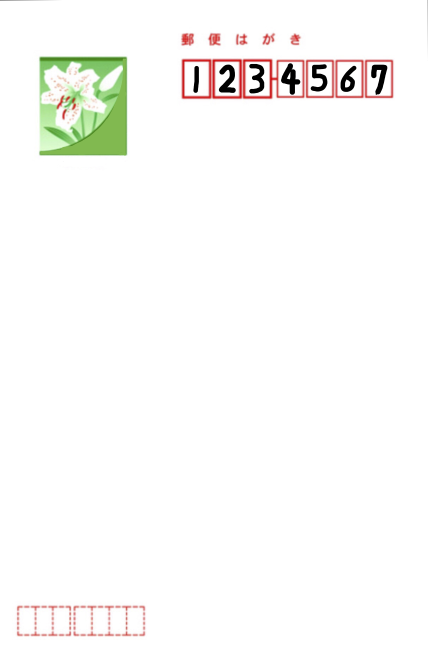
#> input picture src/ch3/4-2_zipno/hagaki1.png, 856 x 1327 px (shown at 1/2 size)
$ python -i detect_zip.py   (imports and definitions only)
#> lines starting #> are read from the running program, lines starting #| are printed output that depends on the picture; after the words box and inside, x2 and y2 are one past the last pixel; in counts of white or black regions, pixels touching at a corner belong together
# %%
import urllib.request as req

# [4 lines not run here, left out]

# %%

import cv2
import matplotlib.pyplot as plt

# ハガキ画像から郵便番号領域を抽出する関数
def detect_zipno(fname):
    # 画像を読み込む
#> called with fname = 'hagaki1.png'
    img = cv2.imread(fname)
#> img is the input picture: shape (1327, 856, 3); mean B, G, R 248.2, 250.1, 250.5
    # 画像のサイズを求める
    h, w = img.shape[:2]
#> h = 1327; w = 856
    # ハガキ画像の右上のみ抽出する --- (*1)
    img = img[0 : h // 2, w // 3 :]
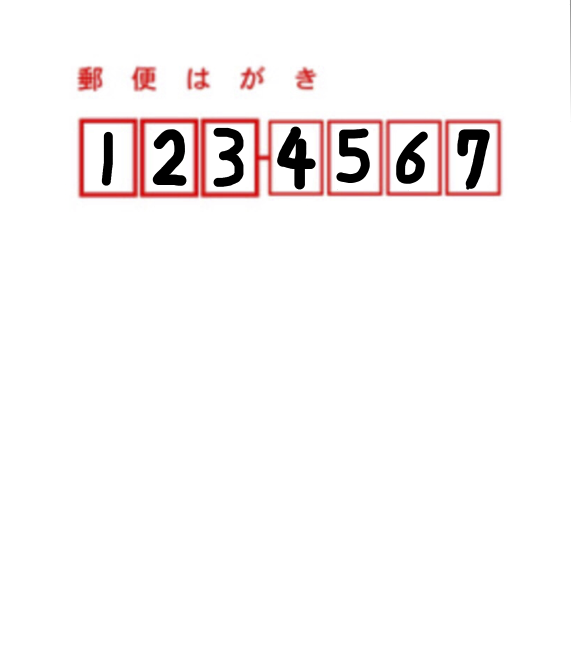
#> img: shape (663, 571, 3); mean B, G, R 245.6, 245.6, 249.3

    # 画像を二値化 --- (*2)
    gray = cv2.cvtColor(img, cv2.COLOR_BGR2GRAY)
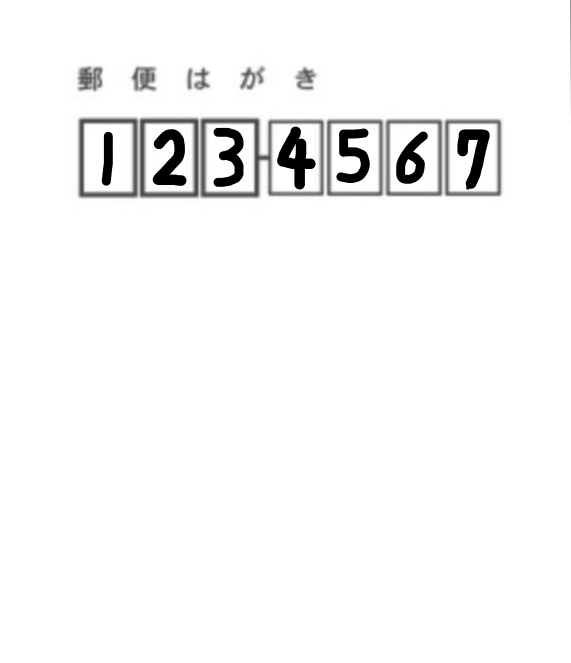
#> gray: shape (663, 571); min 0, max 255, mean 246.7
    gray = cv2.GaussianBlur(gray, (3, 3), 0)
    im2 = cv2.threshold(gray, 140, 255, cv2.THRESH_BINARY_INV)[1]
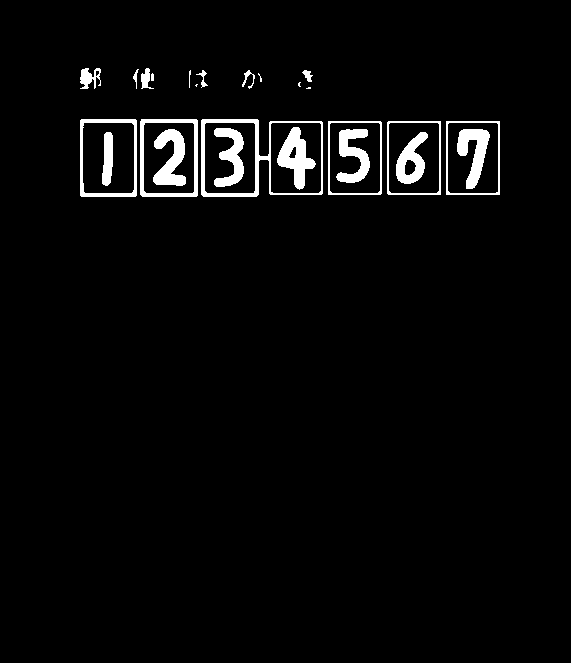
#> im2: shape (663, 571); 3.2% white; 25 white regions (4 under 20 px)

    # 輪郭を抽出 --- (*3)
    # ※ OpenCV3の場合は[1]
    cnts = cv2.findContours(im2, cv2.RETR_LIST, cv2.CHAIN_APPROX_SIMPLE)[0]
#> cnts = 35 contours, 7 with area under 20; largest, box (x1, y1, x2, y2) and area: (201, 119, 323, 197) 8293, (140, 119, 198, 197) 4384, (80, 119, 137, 197) 4310, (446, 121, 500, 195) 3869, (387, 121, 441, 195) 3868

    # 抽出した輪郭を単純なリストに変換--- (*4)
    result = []
    for pt in cnts:
        x, y, w, h = cv2.boundingRect(pt)
        # 大きすぎる小さすぎる領域を除去 --- (*5)
        if not (50 < w < 70):
            continue
        result.append([x, y, w, h])
#> this loop made 35 passes
#> (x, y, w, h) on passes 1 to 12: (404, 159, 13, 17), (288, 146, 9, 13), (396, 132, 32, 52), (102, 132, 11, 54), (457, 129, 33, 60), (336, 129, 34, 54), (153, 129, 33, 57), (214, 128, 30, 59), (277, 127, 39, 63), (447, 122, 52, 72), (388, 122, 52, 72), (329, 122, 52, 72)
#> (pt, x, y, w, h) on pass 17: ([[446, 121], [446, 194], [499, 194], [499, 121]], 446, 121, 54, 74)
#> after the loop, result = [[447, 122, 52, 72], [388, 122, 52, 72], [329, 122, 52, 72], [270, 122, 52, 72], [204, 122, 52, 72], [143, 122, 52, 72], [82, 122, 53, 72], [446, 121, 54, 74], [387, 121, 54, 74], [328, 121, 54, 74], [140, 119, 58, 78], [80, 119, 57, 78]]
    # 抽出した輪郭が左側から並ぶようソート --- (*6)
    result = sorted(result, key=lambda x: x[0])
#> result = [[80, 119, 57, 78], [82, 122, 53, 72], [140, 119, 58, 78], [143, 122, 52, 72], [204, 122, 52, 72], [270, 122, 52, 72], [328, 121, 54, 74], [329, 122, 52, 72], [387, 121, 54, 74], [388, 122, 52, 72], [446, 121, 54, 74], [447, 122, 52, 72]]
    # 抽出した輪郭が近すぎるものを除去 --- (*7)
    result2 = []
    lastx = -100
    for x, y, w, h in result:
        if (x - lastx) < 10:
            continue
        result2.append([x, y, w, h])
        lastx = x
#> this loop made 12 passes
#> (x, y, w, h, lastx) on passes 1, 3, 5, 6, 7, 9, 11: (80, 119, 57, 78, 80), (140, 119, 58, 78, 140), (204, 122, 52, 72, 204), (270, 122, 52, 72, 270), (328, 121, 54, 74, 328), (387, 121, 54, 74, 387), (446, 121, 54, 74, 446)
#> after the loop, result2 = [[80, 119, 57, 78], [140, 119, 58, 78], [204, 122, 52, 72], [270, 122, 52, 72], [328, 121, 54, 74], [387, 121, 54, 74], [446, 121, 54, 74]]
    # 緑色の枠を描画 --- (*8)
    for x, y, w, h in result2:
        cv2.rectangle(img, (x, y), (x + w, y + h), (0, 255, 0), 3)
#> this loop made 7 passes
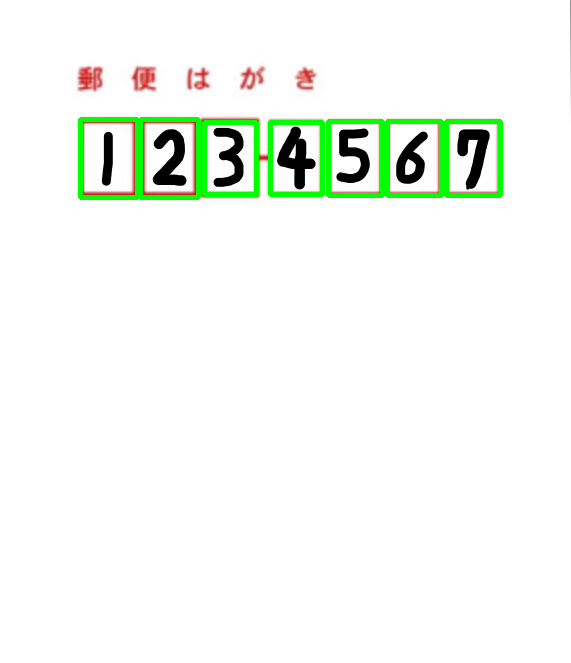
#> img: shape (663, 571, 3); 2.32% of pixels changed, all inside (x1, y1, x2, y2) = (78, 117, 503, 200)
    return result2, img

    # if __name__ == '__main__':
    # ハガキ画像を指定して領域を抽出
    cnts, img = detect_zipno("hagaki1.png")

    # 画面に抽出結果を描画
    plt.imshow(cv2.cvtColor(img, cv2.COLOR_BGR2RGB))
    plt.savefig("detect-zip.png", dpi=200)
    plt.show()


# %%
# predict_zip.py

# from detect_zip import *
import matplotlib.pyplot as plt

from sklearn.externals import joblib

# 学習済み手書き数字のデータを読込
# [1 line not run here, left out]

# 画像から領域を読み込む
cnts, img = detect_zipno("hagaki1.png")
#> cnts has the same summary as result2 in detect_zipno

# 読み込んだデータをプロット
# [23 lines not run here, left out]

>>> result = detect_zipno('hagaki1.png')
#> the loop in detect_zipno (call 2), `for pt in cnts:` made 35 passes
#> the loop in detect_zipno (call 2), `for x, y, w, h in result:` made 12 passes
#> the loop in detect_zipno (call 2), `for x, y, w, h in result2:` made 7 passes

$ run again, on src/ch3/4-2_zipno/hagaki-detect.png
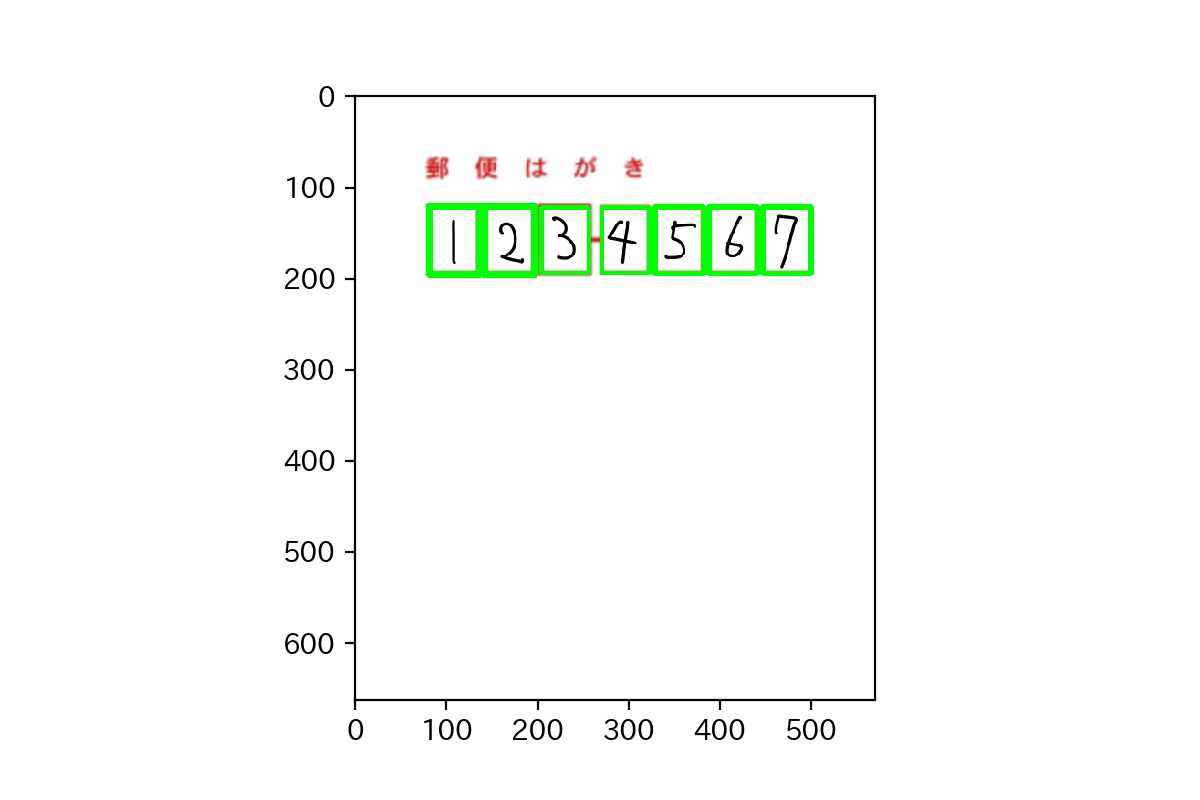
#> input picture src/ch3/4-2_zipno/hagaki-detect.png, 1200 x 800 px
#> in detect_zipno, img is the input picture: shape (800, 1200, 3); mean B, G, R 249.4, 251.7, 249.6
#> in detect_zipno (call 2), `im2 = cv2.threshold(gray, 140, 255, cv2.THRESH_BINARY_INV)[1]`:
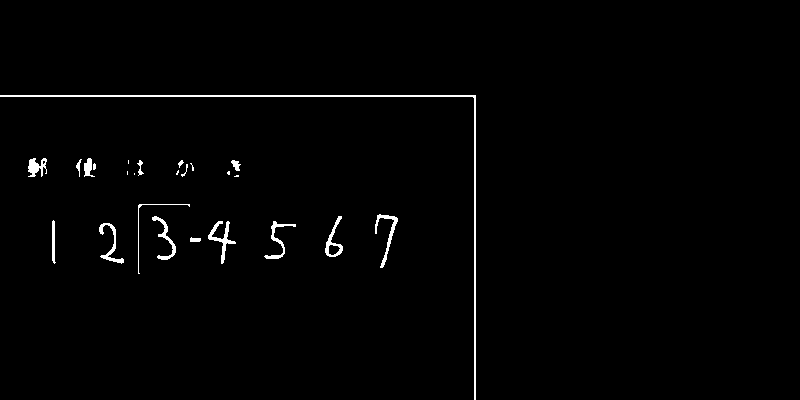
#> im2: shape (400, 800); 1.3% white; 25 white regions (8 under 20 px)
#> cnts = 27 contours, 12 with area under 20; largest, box (x1, y1, x2, y2) and area: (0, 95, 476, 400) 780, (325, 216, 343, 257) 260, (208, 221, 236, 264) 222, (375, 214, 398, 268) 190, (152, 216, 176, 260) 180
#> the loop in detect_zipno (call 2), `for pt in cnts:` made 27 passes
#> (x, y, w, h) on passes 1 to 8: (328, 244, 13, 12), (190, 237, 11, 5), (99, 223, 25, 41), (264, 221, 32, 38), (208, 221, 28, 43), (52, 220, 4, 44), (325, 216, 18, 41), (152, 216, 24, 44)
#> after the loop in detect_zipno (call 2), `for pt in cnts:`: result = [[138, 204, 52, 70]]
#> the loop in detect_zipno (call 2), `for x, y, w, h in result:` made 1 pass
#> (x, y, w, h, lastx) on pass 1: (138, 204, 52, 70, 138)
#> the loop in detect_zipno (call 2), `for x, y, w, h in result2:` made 1 pass
#> after the loop in detect_zipno (call 2), `for x, y, w, h in result2:`:
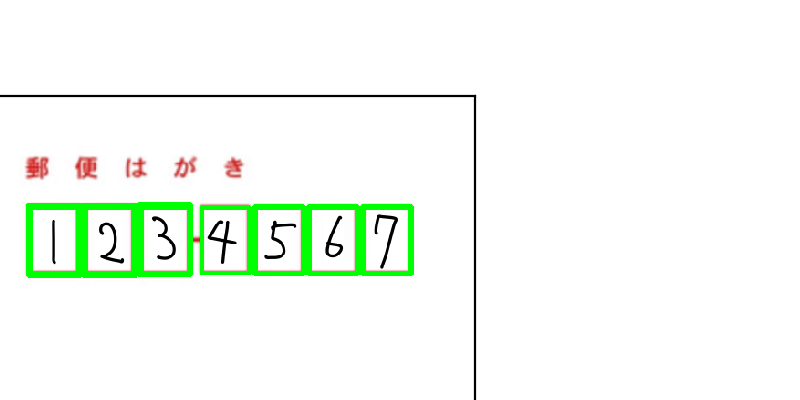
#> img: shape (400, 800, 3); mean B, G, R 243.7, 251.3, 244.5
